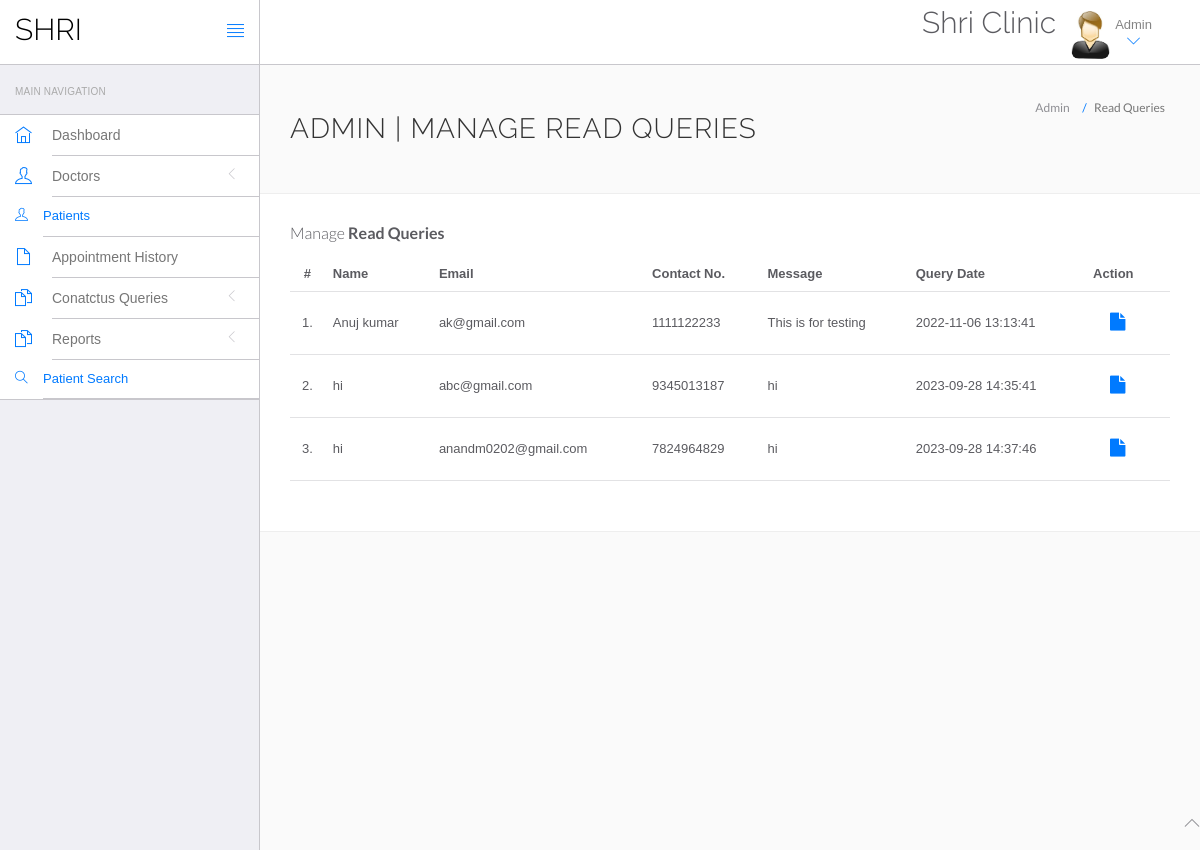
The page /hms/admin/read-query.php (signed in) on the database its author committed.
### tables this page shows
CREATE TABLE `tblcontactus` (
  `id` int(11) NOT NULL,
  `fullname` varchar(255) DEFAULT NULL,
  `email` varchar(255) DEFAULT NULL,
  `contactno` bigint(12) DEFAULT NULL,
  `message` mediumtext DEFAULT NULL,
  `PostingDate` timestamp NULL DEFAULT current_timestamp(),
  `AdminRemark` mediumtext DEFAULT NULL,
  `LastupdationDate` timestamp NULL DEFAULT NULL ON UPDATE current_timestamp(),
  `IsRead` int(11) DEFAULT NULL
);

### hms/admin/read-query.php (the view, shortened to what this page needs)
<?php
include('include/config.php');
if(strlen($_SESSION['id']==0)) {
 header('location:logout.php');
  } else{
?>
<!DOCTYPE html>
<html lang="en">
	<head>
		<link rel="stylesheet" href="vendor/bootstrap/css/bootstrap.min.css">
		<link rel="stylesheet" href="vendor/fontawesome/css/font-awesome.min.css">
		<link rel="stylesheet" href="vendor/themify-icons/themify-icons.min.css">
		<link href="vendor/animate.css/animate.min.css" rel="stylesheet" media="screen">
		<link href="vendor/perfect-scrollbar/perfect-scrollbar.min.css" rel="stylesheet" media="screen">
		<link href="vendor/switchery/switchery.min.css" rel="stylesheet" media="screen">
		<link href="vendor/bootstrap-touchspin/jquery.bootstrap-touchspin.min.css" rel="stylesheet" media="screen">
		<link href="vendor/select2/select2.min.css" rel="stylesheet" media="screen">
		<link href="vendor/bootstrap-datepicker/bootstrap-datepicker3.standalone.min.css" rel="stylesheet" media="screen">
		<link href="vendor/bootstrap-timepicker/bootstrap-timepicker.min.css" rel="stylesheet" media="screen">
		<link rel="stylesheet" href="assets/css/styles.css">
		<link rel="stylesheet" href="assets/css/plugins.css">
		<link rel="stylesheet" href="assets/css/themes/theme-1.css" id="skin_color" />
	</head>
	<body>
		<div id="app">
<?php include('include/sidebar.php');?>
			<div class="app-content">
						<?php include('include/header.php');?>
				<div class="main-content" >
					<div class="wrap-content container" id="container">
						<section id="page-title">
							<div class="row">
								<div class="col-sm-8">
									<h1 class="mainTitle">Admin | Manage Read Queries</h1>
																	</div>
								<ol class="breadcrumb">
									<li>
										<span>Admin</span>
									</li>
									<li class="active">
										<span>Read Queries</span>
									</li>
								</ol>
							</div>
						</section>
						<div class="container-fluid container-fullw bg-white">
									<div class="row">
								<div class="col-md-12">
									<h5 class="over-title margin-bottom-15">Manage <span class="text-bold">Read Queries</span></h5>
									<table class="table table-hover" id="sample-table-1">
										<thead>
											<tr>
												<th class="center">#</th>
												<th>Name</th>
												<th class="hidden-xs">Email</th>
												<th>Contact No. </th>
												<th>Message </th>
												<th>Query Date</th>
												<th>Action</th>
											</tr>
										</thead>
										<tbody>
<?php
$sql=mysqli_query($con,"select * from tblcontactus where IsRead is not null");
$cnt=1;
while($row=mysqli_fetch_array($sql))
{
?>
											<tr>
												<td class="center"><?php echo $cnt;?>.</td>
												<td class="hidden-xs"><?php echo $row['fullname'];?></td>
												<td><?php echo $row['email'];?></td>
												<td><?php echo $row['contactno'];?></td>
												<td><?php echo $row['message'];?></td>
												<td><?php echo $row['PostingDate'];?></td>
												<td >
												<div class="visible-md visible-lg hidden-sm hidden-xs">
							<a href="query-details.php?id=<?php echo $row['id'];?>" class="btn btn-transparent btn-lg" title="View Details"><i class="fa fa-file"></i></a>
												</div>
												</td>
											</tr>
											<?php
$cnt=$cnt+1;
											 }?>
										</tbody>
									</table>
								</div>
							</div>
								</div>
							</div>
						</div>
					</div>
				</div>
	<?php include('include/footer.php');?>
	</body>
</html>
<?php } ?>

### hms/admin/assets/css/themes/theme-1.css (style rules this page uses)
body { background: #FAFAFA; }

### rows shown on the page
tblcontactus: fullname "Anuj kumar", email "ak@gmail.com", contactno "1111122233", message "This is for testing", PostingDate "2022-11-06 13:13:41"
tblcontactus: fullname "hi", email "abc@gmail.com", contactno "9345013187", message "hi", PostingDate "2023-09-28 14:35:41"
tblcontactus: fullname "hi", email "anandm0202@gmail.com", contactno "7824964829", message "hi", PostingDate "2023-09-28 14:37:46"
